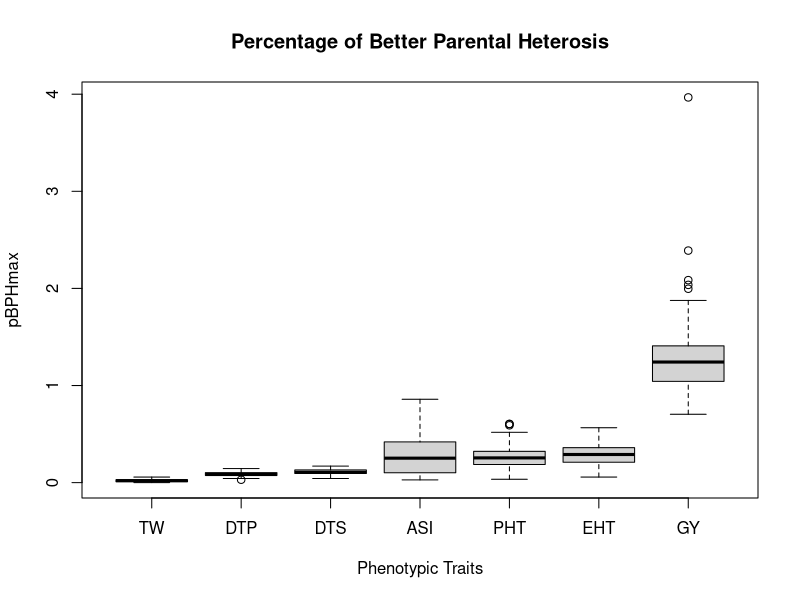

Recreate this plot in R.
# Jinliang Yang
# Octo. 27th, 2014
# purpose: levels of heterosis


#######
plot_loh <- function(trait=trait, ...){
  trait$pMPH <- abs(trait$pMPH)
  trait$pBPHmax <- abs(trait$pBPHmax)
  trait$pBPHmin <- abs(trait$pBPHmin)
  #par(mfrow=c(1,2))
  #bymed <- with(trait, reorder(trait, pMPH, median))
  #boxplot(BPHmax ~ bymed, data=trait,
  #        xlab = "phenotypic traits", ylab= "BPH", col="lightgray", 
  #        main="better parental heterosis")
  
  bymed2 <- with(trait, reorder(trait, pBPHmax, median))
  boxplot(pBPHmax ~ bymed2, data=trait,
          xlab = "Phenotypic Traits", ylab= "pBPHmax", col="lightgray", 
          main="Percentage of Better Parental Heterosis")
  return(trait)
}
##### note: change to abs value
trait <- read.csv("data/trait_matrix.csv")
trait[trait$trait == "ASI", ]$pBPHmax <- trait[trait$trait == "ASI", ]$pBPHmin
trait[trait$trait == "ASI", ]$BPHmax <- trait[trait$trait == "ASI", ]$BPHmin

pdf("manuscript/Figure_Table/Sfig_pBPH.pdf", width=5, height=5)
trait <- plot_loh(trait=trait)
dev.off()

####>>>>
mean(trait$BPHmax)
sd(trait$BPHmax)
mean(trait$pBPHmax) #0.33
sd(trait$pBPHmax) #0.45

mean(subset(trait, trait == "GY")$BPHmax) #95.01229 
sd(subset(trait, trait == "GY")$BPHmax) #16
